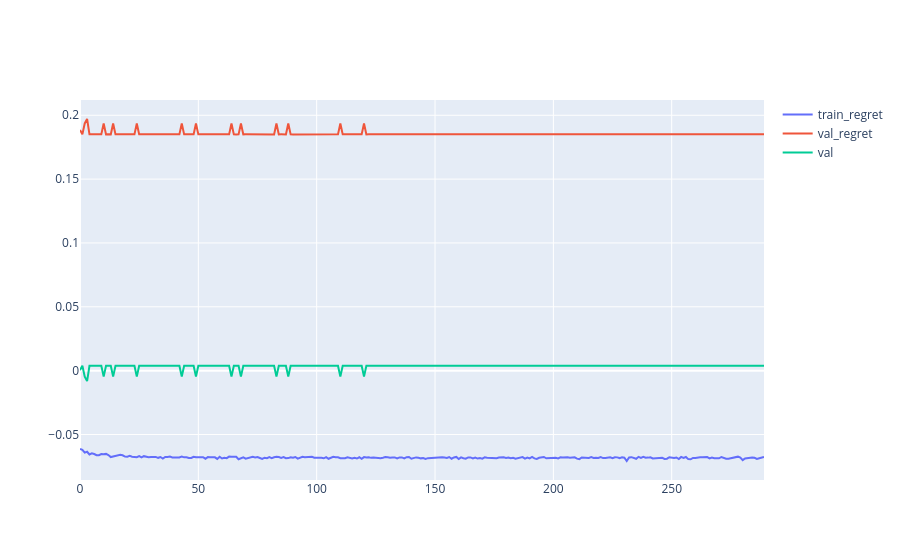

Notebook code cell kept with this figure:
### Code cell
import plotly.graph_objects as go 
s_train_regret = (df_1[[('train', 'mean_regret'), ('gen','')]]).groupby('gen').agg('mean').iloc[:,0]
s_val_regret = (df_1[[('val', 'mean_regret'), ('gen','')]]).groupby('gen').agg('mean').iloc[:,0]
s_val = (df_1[[('val', 'mean'), ('gen','')]]).groupby('gen').agg('mean').iloc[:,0]
fig = go.Figure()
fig.add_trace(go.Scatter(x = s_train_regret.index.values, y = s_train_regret.values, name = 'train_regret'))
fig.add_trace(go.Scatter(x = s_val_regret.index, y = s_val_regret.values, name = 'val_regret'))
fig.add_trace(go.Scatter(x = s_val.index, y = s_val.values, name = 'val'))
fig.show()

### Figure 1 — Plotly figure (JSON) as saved in the notebook; plotly's stock layout.template omitted (floating-point values rounded to 4 significant figures; data arrays with more than 128 entries replaced by an {"elided": "..."} marker saying what was removed)
{"data": [{"name": "train_regret", "type": "scatter", "x": {"elided": "290 float values"}, "y": {"elided": "290 float values"}}, {"name": "val_regret", "type": "scatter", "x": {"elided": "290 float values"}, "y": {"elided": "290 float values"}}, {"name": "val", "type": "scatter", "x": {"elided": "290 float values"}, "y": {"elided": "290 float values"}}], "layout": {}}
